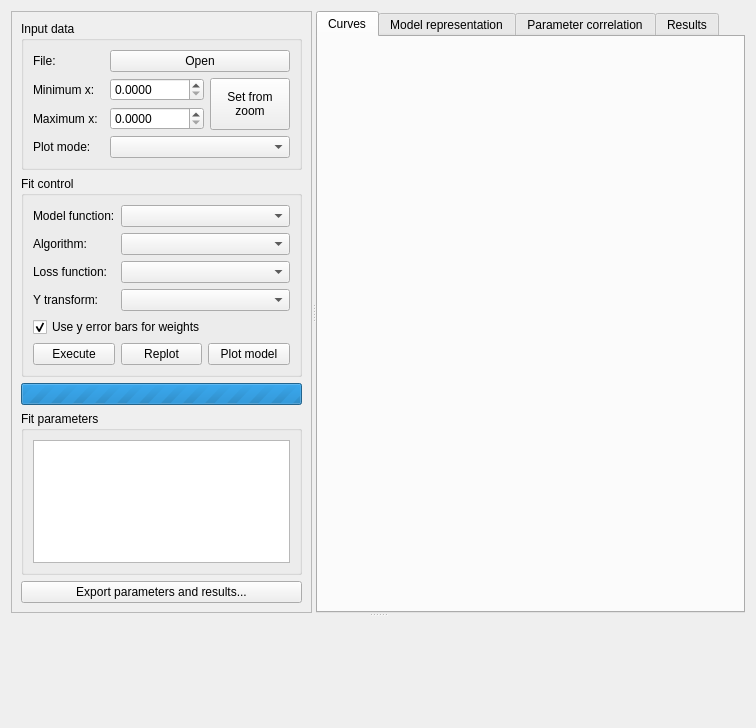
<?xml version="1.0" encoding="UTF-8"?>
<ui version="4.0">
 <author>András Ferenc WACHA</author>
 <class>Form</class>
 <widget class="QWidget" name="Form">
  <property name="geometry">
   <rect>
    <x>0</x>
    <y>0</y>
    <width>756</width>
    <height>728</height>
   </rect>
  </property>
  <property name="windowTitle">
   <string>SAXS Fit Tool</string>
  </property>
  <layout class="QVBoxLayout" name="verticalLayout_5">
   <item>
    <widget class="QSplitter" name="splitter_2">
     <property name="orientation">
      <enum>Qt::Vertical</enum>
     </property>
     <widget class="QSplitter" name="splitter">
      <property name="orientation">
       <enum>Qt::Horizontal</enum>
      </property>
      <widget class="QFrame" name="inputFrame">
       <property name="frameShape">
        <enum>QFrame::StyledPanel</enum>
       </property>
       <property name="frameShadow">
        <enum>QFrame::Raised</enum>
       </property>
       <layout class="QVBoxLayout" name="verticalLayout">
        <item>
         <widget class="QGroupBox" name="inputdata_box">
          <property name="sizePolicy">
           <sizepolicy hsizetype="MinimumExpanding" vsizetype="Minimum">
            <horstretch>0</horstretch>
            <verstretch>0</verstretch>
           </sizepolicy>
          </property>
          <property name="title">
           <string>Input data</string>
          </property>
          <layout class="QGridLayout" name="gridLayout">
           <item row="1" column="0" colspan="2">
            <widget class="QLabel" name="label_2">
             <property name="text">
              <string>Minimum x:</string>
             </property>
            </widget>
           </item>
           <item row="0" column="0">
            <widget class="QLabel" name="label">
             <property name="text">
              <string>File:</string>
             </property>
            </widget>
           </item>
           <item row="2" column="2">
            <widget class="QDoubleSpinBox" name="maximumXDoubleSpinBox">
             <property name="sizePolicy">
              <sizepolicy hsizetype="MinimumExpanding" vsizetype="Fixed">
               <horstretch>0</horstretch>
               <verstretch>0</verstretch>
              </sizepolicy>
             </property>
             <property name="decimals">
              <number>4</number>
             </property>
            </widget>
           </item>
           <item row="2" column="0">
            <widget class="QLabel" name="label_3">
             <property name="text">
              <string>Maximum x:</string>
             </property>
            </widget>
           </item>
           <item row="1" column="2">
            <widget class="QDoubleSpinBox" name="minimumXDoubleSpinBox">
             <property name="sizePolicy">
              <sizepolicy hsizetype="MinimumExpanding" vsizetype="Fixed">
               <horstretch>0</horstretch>
               <verstretch>0</verstretch>
              </sizepolicy>
             </property>
             <property name="buttonSymbols">
              <enum>QAbstractSpinBox::UpDownArrows</enum>
             </property>
             <property name="decimals">
              <number>4</number>
             </property>
            </widget>
           </item>
           <item row="3" column="0">
            <widget class="QLabel" name="label_5">
             <property name="text">
              <string>Plot mode:</string>
             </property>
            </widget>
           </item>
           <item row="0" column="2" colspan="2">
            <widget class="QPushButton" name="openButton">
             <property name="sizePolicy">
              <sizepolicy hsizetype="MinimumExpanding" vsizetype="Fixed">
               <horstretch>0</horstretch>
               <verstretch>0</verstretch>
              </sizepolicy>
             </property>
             <property name="text">
              <string>Open</string>
             </property>
             <property name="icon">
              <iconset theme="document-open">
               <normaloff>.</normaloff>.</iconset>
             </property>
            </widget>
           </item>
           <item row="3" column="2" colspan="2">
            <widget class="QComboBox" name="plotModeComboBox"/>
           </item>
           <item row="1" column="3" rowspan="2">
            <widget class="QPushButton" name="setLimitsFromZoomPushButton">
             <property name="sizePolicy">
              <sizepolicy hsizetype="Minimum" vsizetype="MinimumExpanding">
               <horstretch>0</horstretch>
               <verstretch>0</verstretch>
              </sizepolicy>
             </property>
             <property name="text">
              <string>Set from
zoom</string>
             </property>
            </widget>
           </item>
          </layout>
         </widget>
        </item>
        <item>
         <widget class="QGroupBox" name="fitcontrol_box">
          <property name="sizePolicy">
           <sizepolicy hsizetype="MinimumExpanding" vsizetype="Minimum">
            <horstretch>0</horstretch>
            <verstretch>0</verstretch>
           </sizepolicy>
          </property>
          <property name="title">
           <string>Fit control</string>
          </property>
          <layout class="QGridLayout" name="gridLayout_2">
           <item row="0" column="1" rowspan="2">
            <widget class="QComboBox" name="fitFunctionComboBox">
             <property name="sizePolicy">
              <sizepolicy hsizetype="MinimumExpanding" vsizetype="Fixed">
               <horstretch>0</horstretch>
               <verstretch>0</verstretch>
              </sizepolicy>
             </property>
             <property name="sizeAdjustPolicy">
              <enum>QComboBox::AdjustToContents</enum>
             </property>
            </widget>
           </item>
           <item row="6" column="0" colspan="2">
            <layout class="QHBoxLayout" name="horizontalLayout_2">
             <item>
              <widget class="QPushButton" name="executePushButton">
               <property name="text">
                <string>Execute</string>
               </property>
              </widget>
             </item>
             <item>
              <widget class="QPushButton" name="rePlotPushButton">
               <property name="text">
                <string>Replot</string>
               </property>
              </widget>
             </item>
             <item>
              <widget class="QPushButton" name="plotModelPushButton">
               <property name="text">
                <string>Plot model</string>
               </property>
              </widget>
             </item>
            </layout>
           </item>
           <item row="0" column="0" rowspan="2">
            <widget class="QLabel" name="label_4">
             <property name="text">
              <string>Model function:</string>
             </property>
            </widget>
           </item>
           <item row="2" column="1">
            <widget class="QComboBox" name="algorithmComboBox"/>
           </item>
           <item row="2" column="0">
            <widget class="QLabel" name="label_6">
             <property name="text">
              <string>Algorithm:</string>
             </property>
            </widget>
           </item>
           <item row="3" column="0">
            <widget class="QLabel" name="label_7">
             <property name="text">
              <string>Loss function:</string>
             </property>
            </widget>
           </item>
           <item row="3" column="1">
            <widget class="QComboBox" name="lossFunctionComboBox"/>
           </item>
           <item row="5" column="0" colspan="2">
            <widget class="QCheckBox" name="weightingCheckBox">
             <property name="text">
              <string>Use y error bars for weights</string>
             </property>
             <property name="checked">
              <bool>true</bool>
             </property>
            </widget>
           </item>
           <item row="4" column="0">
            <widget class="QLabel" name="label_8">
             <property name="text">
              <string>Y transform:</string>
             </property>
            </widget>
           </item>
           <item row="4" column="1">
            <widget class="QComboBox" name="yTransformComboBox"/>
           </item>
          </layout>
         </widget>
        </item>
        <item>
         <widget class="QProgressBar" name="fittingProgressBar">
          <property name="enabled">
           <bool>true</bool>
          </property>
          <property name="maximum">
           <number>0</number>
          </property>
          <property name="value">
           <number>-1</number>
          </property>
          <property name="textVisible">
           <bool>false</bool>
          </property>
          <property name="invertedAppearance">
           <bool>false</bool>
          </property>
         </widget>
        </item>
        <item>
         <widget class="QGroupBox" name="parameters_box">
          <property name="sizePolicy">
           <sizepolicy hsizetype="Preferred" vsizetype="Expanding">
            <horstretch>0</horstretch>
            <verstretch>0</verstretch>
           </sizepolicy>
          </property>
          <property name="title">
           <string>Fit parameters</string>
          </property>
          <layout class="QVBoxLayout" name="verticalLayout_2">
           <item>
            <widget class="QTreeView" name="treeView">
             <property name="sizePolicy">
              <sizepolicy hsizetype="Ignored" vsizetype="Expanding">
               <horstretch>0</horstretch>
               <verstretch>0</verstretch>
              </sizepolicy>
             </property>
             <property name="horizontalScrollBarPolicy">
              <enum>Qt::ScrollBarAsNeeded</enum>
             </property>
             <property name="sizeAdjustPolicy">
              <enum>QAbstractScrollArea::AdjustToContents</enum>
             </property>
             <property name="alternatingRowColors">
              <bool>true</bool>
             </property>
             <property name="verticalScrollMode">
              <enum>QAbstractItemView::ScrollPerPixel</enum>
             </property>
             <property name="rootIsDecorated">
              <bool>false</bool>
             </property>
             <property name="uniformRowHeights">
              <bool>true</bool>
             </property>
             <property name="itemsExpandable">
              <bool>false</bool>
             </property>
            </widget>
           </item>
          </layout>
         </widget>
        </item>
        <item>
         <widget class="QPushButton" name="exportResultsPushButton">
          <property name="text">
           <string>Export parameters and results...</string>
          </property>
         </widget>
        </item>
       </layout>
      </widget>
      <widget class="QTabWidget" name="tabWidget">
       <property name="tabPosition">
        <enum>QTabWidget::North</enum>
       </property>
       <property name="tabShape">
        <enum>QTabWidget::Rounded</enum>
       </property>
       <property name="currentIndex">
        <number>0</number>
       </property>
       <property name="documentMode">
        <bool>false</bool>
       </property>
       <property name="movable">
        <bool>false</bool>
       </property>
       <property name="tabBarAutoHide">
        <bool>true</bool>
       </property>
       <widget class="QWidget" name="tab">
        <attribute name="title">
         <string>Curves</string>
        </attribute>
        <layout class="QVBoxLayout" name="verticalLayout_4">
         <item>
          <widget class="QWidget" name="figure_widget" native="true">
           <property name="sizePolicy">
            <sizepolicy hsizetype="Expanding" vsizetype="MinimumExpanding">
             <horstretch>0</horstretch>
             <verstretch>0</verstretch>
            </sizepolicy>
           </property>
           <property name="minimumSize">
            <size>
             <width>400</width>
             <height>0</height>
            </size>
           </property>
           <layout class="QVBoxLayout" name="verticalLayout_3">
            <item>
             <layout class="QVBoxLayout" name="figureLayout"/>
            </item>
           </layout>
          </widget>
         </item>
        </layout>
       </widget>
       <widget class="QWidget" name="tab_2">
        <attribute name="title">
         <string>Model representation</string>
        </attribute>
        <layout class="QVBoxLayout" name="verticalLayout_6">
         <item>
          <layout class="QVBoxLayout" name="reprFigureLayout"/>
         </item>
        </layout>
       </widget>
       <widget class="QWidget" name="tab_3">
        <attribute name="title">
         <string>Parameter correlation</string>
        </attribute>
        <layout class="QVBoxLayout" name="verticalLayout_7">
         <item>
          <widget class="QTableView" name="correlationTableView"/>
         </item>
        </layout>
       </widget>
       <widget class="QWidget" name="tab_4">
        <attribute name="title">
         <string>Results</string>
        </attribute>
        <layout class="QVBoxLayout" name="verticalLayout_8">
         <item>
          <widget class="QTreeView" name="statisticsTreeView"/>
         </item>
        </layout>
       </widget>
      </widget>
     </widget>
     <widget class="QWidget" name="logContainerWidget" native="true">
      <property name="sizePolicy">
       <sizepolicy hsizetype="MinimumExpanding" vsizetype="Minimum">
        <horstretch>0</horstretch>
        <verstretch>0</verstretch>
       </sizepolicy>
      </property>
      <property name="minimumSize">
       <size>
        <width>0</width>
        <height>100</height>
       </size>
      </property>
      <layout class="QHBoxLayout" name="horizontalLayout_6">
       <item>
        <layout class="QHBoxLayout" name="logContainerLayout"/>
       </item>
      </layout>
     </widget>
    </widget>
   </item>
  </layout>
 </widget>
 <resources/>
 <connections/>
</ui>
